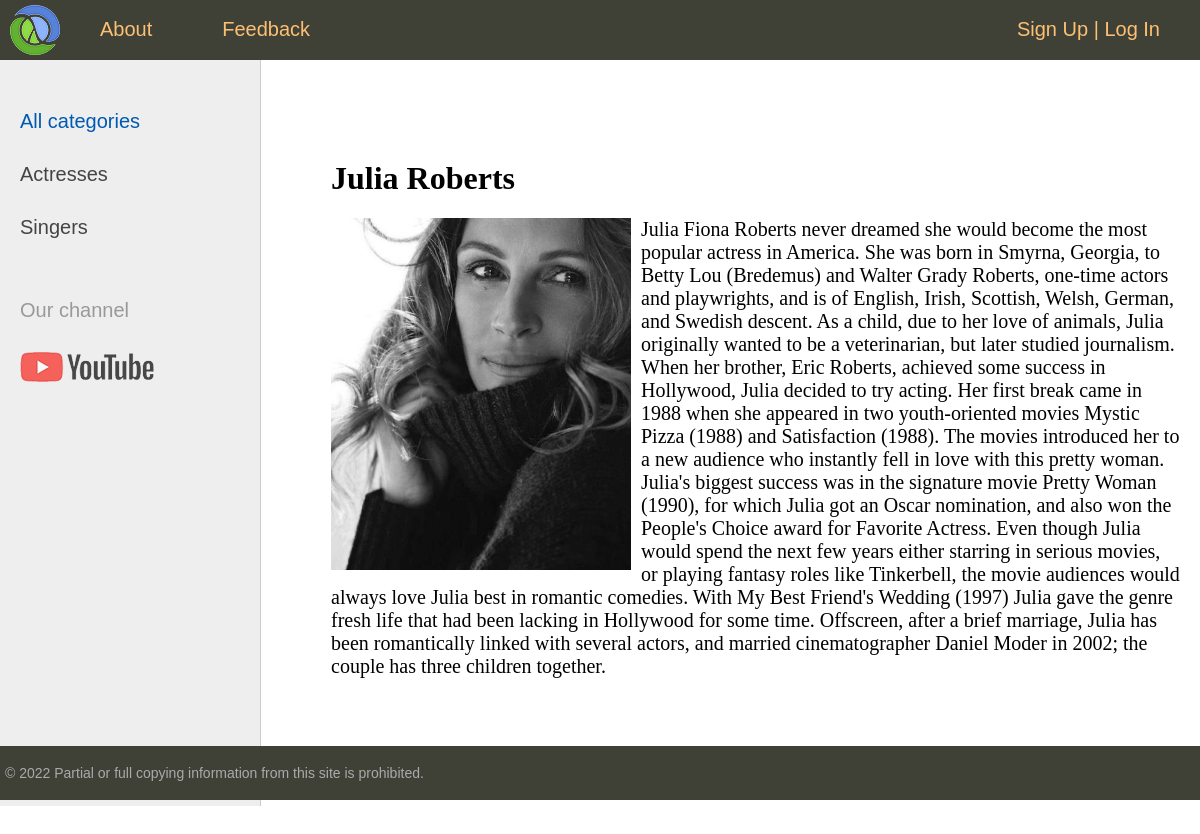
Screenshot of /post/julia-roberts/ with the database file from the repository.
### women/models.py (models this page shows, shortened)
class Category(models.Model):
    name = models.CharField(max_length=100, db_index=True, verbose_name='Category')
    slug = models.SlugField(max_length=255, unique=True, db_index=True, verbose_name="URL")
    def get_absolute_url(self):
        return reverse('category', kwargs={'cat_slug': self.slug})
    class Meta:
        verbose_name = 'Category'
        verbose_name_plural = 'Categories'
        ordering = ['id']

class Women(models.Model):
    title = models.CharField(max_length=255)
    slug = models.SlugField(max_length=255, unique=True, db_index=True, verbose_name="URL")
    content = models.TextField(blank=True)
    photo = models.ImageField(upload_to="photos/%Y/%m/%d/")
    time_create = models.DateTimeField(auto_now_add=True)
    time_update = models.DateTimeField(auto_now=True)
    is_published = models.BooleanField(default=True)
    cat = models.ForeignKey('Category', on_delete=models.PROTECT, verbose_name="Category")
    def __str__(self):
        return self.title   # write this magic method to print titles after SQL query
    class Meta:
        verbose_name = 'Famous women'
        verbose_name_plural = 'Famous women'
        ordering = ['-time_create', 'title']

### women/views.py (the view)
# urls.py: path('post/<slug:post_slug>/', ShowPost.as_view(), name='post'),
class ShowPost(DataMixin, DetailView):
    model = Women
    template_name = 'women/post.html'
    slug_url_kwarg = 'post_slug'
    context_object_name = 'post'
    def get_context_data(self, *, object_list=None, **kwargs):
        context = super().get_context_data(**kwargs)
        c_def = self.get_user_context(title=context['post'])
        return dict(list(context.items()) + list(c_def.items()))

### women/utils.py (called while the page is built)
    def get_user_context(self, **kwargs):
        context = kwargs
        cats = cache.get('cats')
        if not cats:
            cats = Category.objects.annotate(Count('women'))
            cache.set('cats', cats, 200)
        user_menu = menu.copy()
        if not self.request.user.is_authenticated:
            user_menu.pop(1)
        context['menu'] = user_menu
        context['cats'] = cats
        if 'cat_selected' not in context:
            context['cat_selected'] = 0
        return context

### women/templates/women/post.html
{% extends 'women/base.html' %}
{% block content %}
<h1>{{ post.title }}</h1>
{% if post.photo %}
<p><img class="img-article-left" src="{{ post.photo.url }}"></p>
{% endif %}
{{ post.content | linebreaks }}
{% endblock %}

### women/templates/women/base.html (shortened to what this page needs)
{% load static %}
{% load women_tags %}
<!DOCTYPE html>
<html>
<head>
	<link type="text/css" href="{% static 'women/css/styles.css' %}" rel="stylesheet" />
</head>
<body>
<table class="table-page" border=0 cellpadding="0" cellspacing="0">
<tr><td valign=top>
{% block mainmenu %}
		<div class="header">
			<ul id="mainmenu" class="mainmenu">
			<li class="logo"><a href="{% url 'home' %}"><div class="logo"></div></a></li>
{% for m in menu %}
			<li><a href="{% url m.url_name %}">{{m.title}}</a></li>
{% endfor %}
				{% if request.user.is_authenticated %}
				<li class="last">{{ user.username }} | <a href="{% url 'logout' %}">Log Out</a></li>
				{% else %}
				<li class="last"><a href="{% url 'register' %}">Sign Up</a> | <a href="{% url 'login' %}">Log In</a></li>
				{% endif %}
			</ul>
		</div>
{% endblock mainmenu %}
<table class="table-content" border=0 cellpadding="0" cellspacing="0">
<tr>
	<td valign="top" class="left-chapters">
	<ul id="leftchapters">
{% if cat_selected == 0 %}
		<li class="selected">All categories</li>
{% else %}
		<li><a href="{% url 'home' %}">All categories</a></li>
{% endif %}
{% for c in cats %}
{% if c.women__count > 0 %}
	{% if c.pk == cat_selected %}
		<li class="selected">{{c.name}}</li>
	{% else %}
		<li><a href="{{ c.get_absolute_url }}">{{c.name}}</a></li>
	{% endif %}
{% endif %}
{% endfor %}
		<li class="share">
		<p>Our channel</p>
		<a class="share-yt" href="https://www.youtube.com/watch?v=dQw4w9WgXcQ&ab_channel=RickAstley" target="_blank" rel="nofollow"></a>
		</li>
	</ul>
</td>
<td valign="top" class="content">
	<div class="content-text">
{% block content %}
{% endblock %}
	</div>
</td></tr></table>
</td></tr>
<tr><td valign=top>
	<div id="footer">
		<p>&copy; 2022 Partial or full copying information from this site is prohibited.</p>
	</div>
</td></tr></table>
</body>
</html>

### women/static/women/css/styles.css (style rules this page uses)
html, body { font-family: 'Arial'; margin: 0; padding: 0; height: 100%; width: 100%; color: #444; }
a { color: #0059b2; text-decoration: none; }
img { max-width: 600px; height: auto; }
img.img-article-left { max-width: 300px; height: auto; float: left; padding: 0 10px 10px 0; }
.table-page { width: 100%; height: 100%; vertical-align: top; }
.table-page tr { height: 100%; }
.header { background: #3F4137; height: 60px; }
.logo { background: url('../images/logo.png') no-repeat 10px 5px; width: 70px; height: 60px; }
ul.mainmenu { list-style: none; margin: 0; padding: 0; height: 60px; color: #fdc073; font-size: 20px; overflow: hidden; }
ul.mainmenu li { float: left; margin: 18px 40px 0 30px; }
ul.mainmenu li.logo { margin: 0; }
ul.mainmenu li.last { float: right; }
ul.mainmenu li a { color: #fdc073; text-decoration: none; }
.table-content { width: 100%; min-height: 100%; height: 100%; }
.left-chapters { margin: 0; background: #eee; border-right: 1px solid #ccc; min-height: 100%; }
.left-chapters ul { width: 230px; min-height: 100%; margin: 0; padding: 20px 10px 10px 20px; list-style: none; font-size: 20px; }
.left-chapters ul li { margin: 30px 0 0 0; color: #999; }
.left-chapters ul li.selected { color: #0059b2; }
.left-chapters ul li a { color: #444; text-decoration: none; }
.left-chapters ul li.share { margin: 60px 0 0 0; }
.left-chapters ul li.share p { margin: 30px 0 30px 0; }
.left-chapters ul li.share a { display: inline-block; width: 40px; height: 40px; margin: 0 20px 0 0; }
.left-chapters ul li.share a.share-yt { width: 100%; height: 30px; background: url('../images/share_yt.png') no-repeat 0 0 }
.content { padding: 40px 20px 20px 40px; width: 100%; box-sizing: border-box; }
.content-text { margin: 60px 0 0 30px; color: #000; font-size: 20px; font-family: Yandex Sans Display Light; }
.content-text h1 { font-size: 32px; }
#footer { box-sizing: border-box; background: #3F4137; padding: 5px; color: #aaa; font-size: 14px; font-family: Verdana, Geneva, Arial, Helvetica; text-align: left; overflow: hidden; }

### rows the page displays
Category: name "Actresses"
Category: name "Singers"
Women: title "Julia Roberts", photo (picture), content "Julia Fiona Roberts never dreamed she would become the most popular actress in America. She was born in Smyrna, Georgia, to Betty Lou (Bredemus) and Walter Grady Roberts, one-time actors and playwrights, and is of English, Irish, Scottish, Welsh, German, and Swedish descent. As a child, due to her love of animals, Julia originally wanted to be a veterinarian, but later studied journalism. When her brother, Eric Roberts, achieved some success in Hollywood, Julia decided to try acting. Her first break came in 1988 when she appeared in two youth-oriented movies Mystic Pizza (1988) and Satisfaction (1988). The movies introduced her to a new audience who instantly fell in love with this pretty…"

### other values shown
{{ m.title }} "About" "Feedback"
